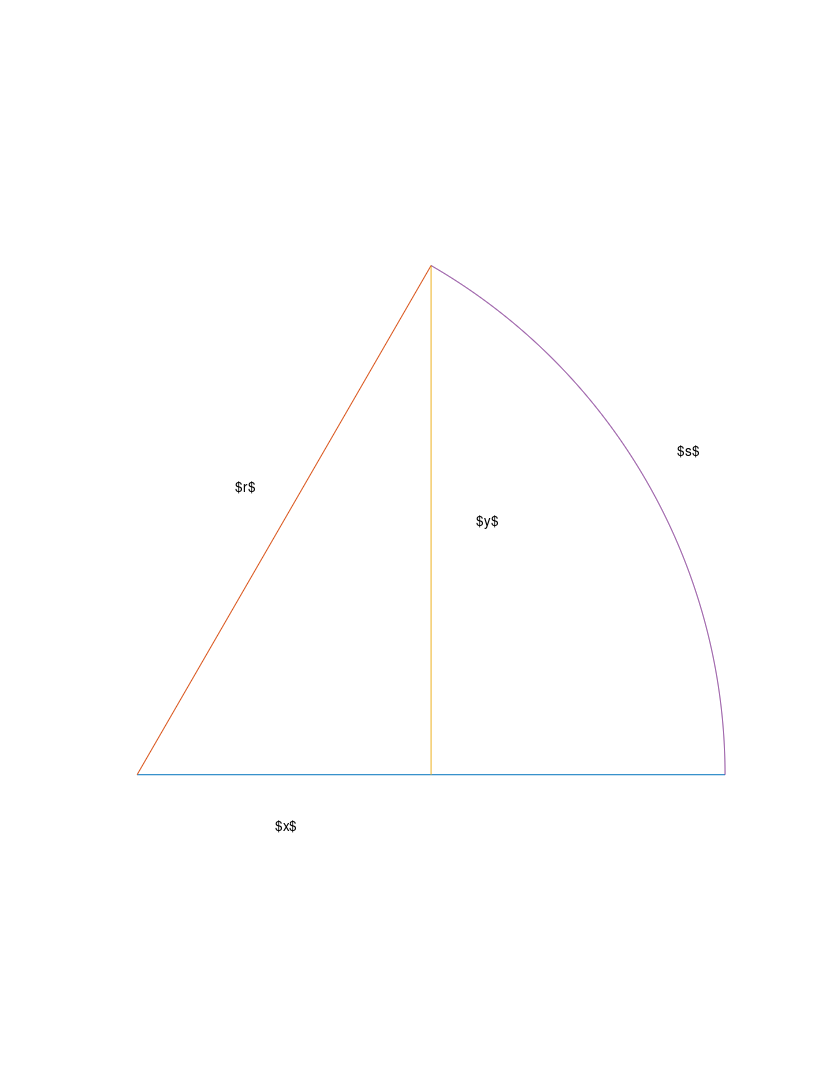
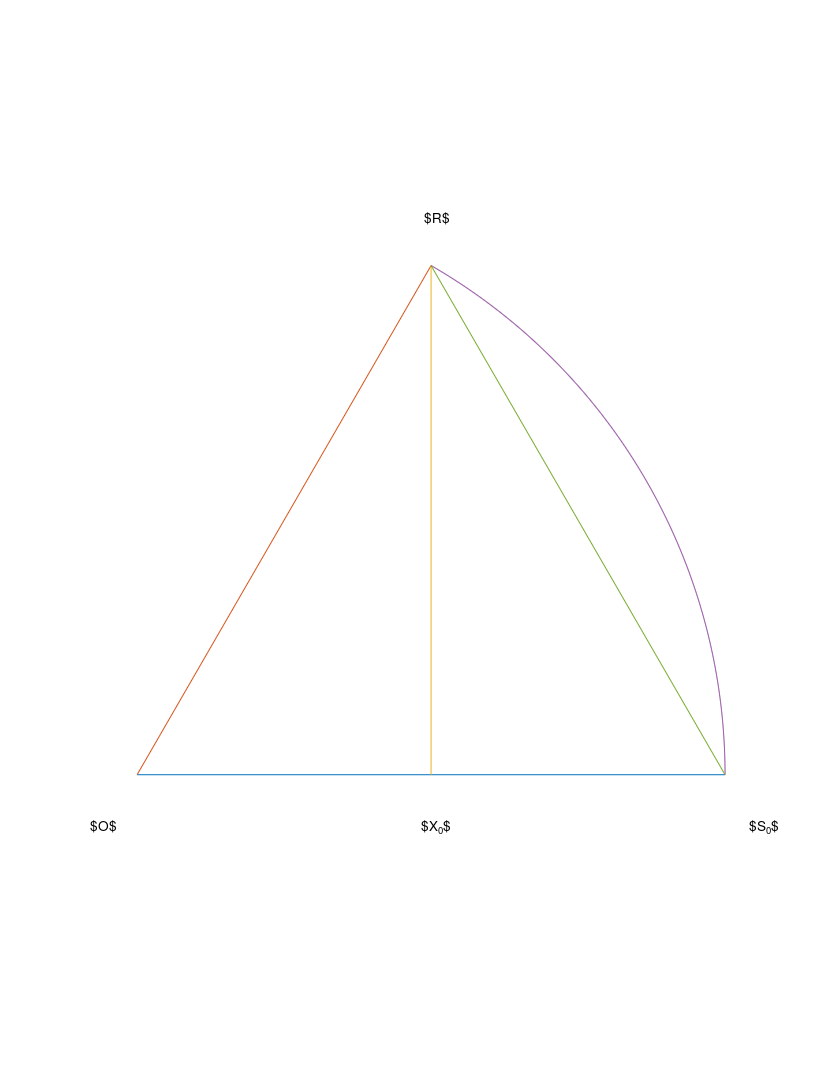
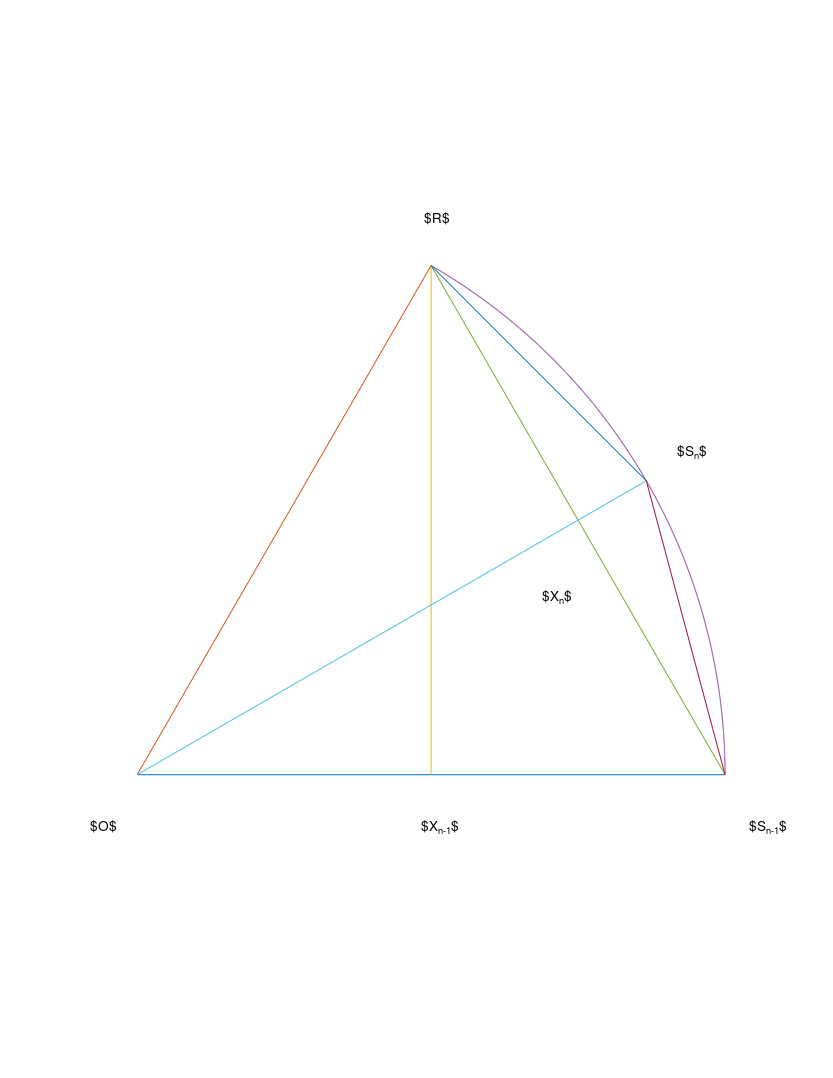
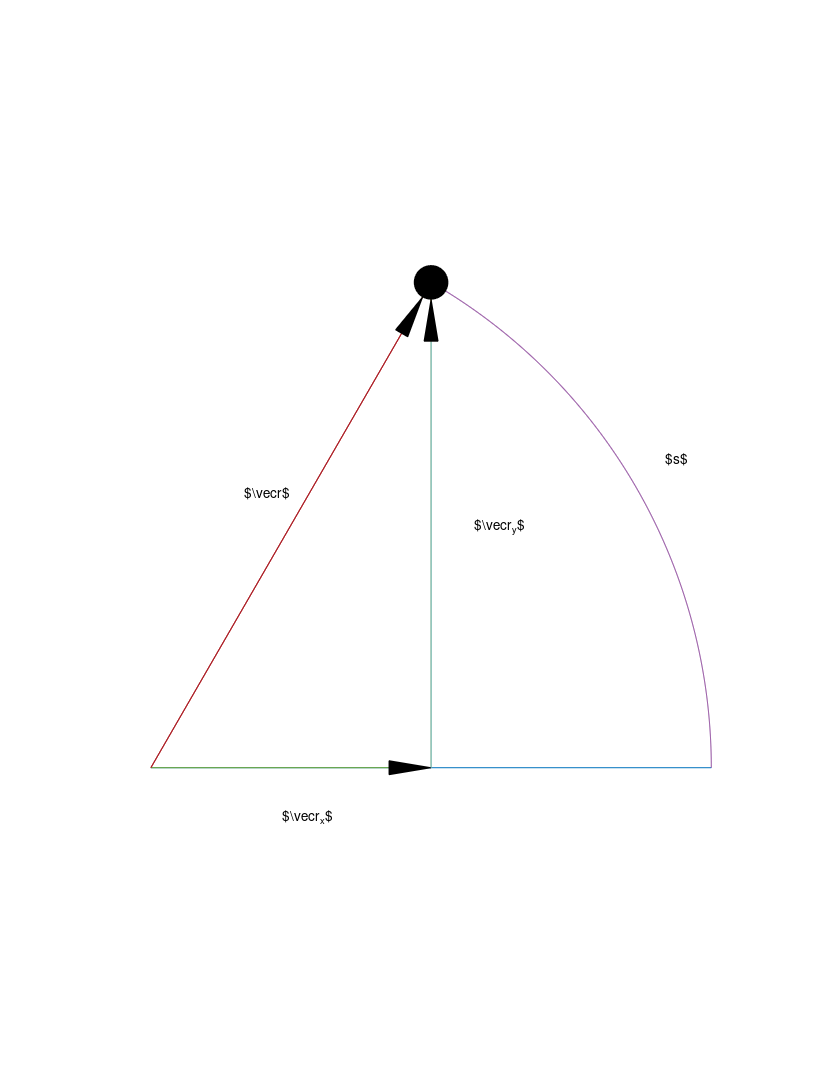

These charts were generated, in order, by the following MATLAB code:
% Copyright © 2026 Fredrik Bierich
% SPDX-License-Identifier: MIT
function main()
    circularsectorfigure();
    circularsectorsequencefigure();
    uniformcircularmotionfigure();
    function circularsectorfigure()
        f = figure('visible', 'off');
        ax = axes(f);
        circularsector(ax, [0; 0], 1, 0, 1.0472);
        axis(ax, 'equal', 'off');
        text(ax, 0.1675, 0.49, '$r$');
        text(ax, 0.9185, 0.5506, '$s$');
        text(ax, 0.235, -0.0877, '$x$');
        text(ax, 0.5775, 0.431, '$y$');
        print2tex(f, 'circular_sector.tex');
        close(f);
    end
    function circularsectorsequencefigure()
        O = [0; 0];
        r = 1;
        s1 = 0;
        s2 = 1.0472;
        f = figure('visible', 'off');
        ax = axes(f, 'nextplot', 'add');
        [pl, ~] = circularsector(ax, O, r, s1, s2);
        plot(ax, pl(1, [1, end]), pl(2, [1, end]));
        text(ax, -0.08, -0.0877, '$O$');
        text(ax, 0.489, 0.947, '$R$');
        t1 = text(ax, 1.0415, -0.0877, '$S_0$');
        t2 = text(ax, 0.4835, -0.0877, '$X_0$');
        axis(ax, 'equal', 'off');
        print2tex(f, 'circular_sector_sequence_base_case.tex');
        mid = (1 + size(pl, 2)) / 2;
        plot(ax, [O(1), pl(1, mid)], [O(2), pl(2, mid)]);
        plot(ax, pl(1, [mid, 1]), pl(2, [mid, 1]));
        plot(ax, pl(1, [mid, end]), pl(2, [mid, end]));
        set(t1, 'string', '$S_{n-1}$');
        set(t2, 'string', '$X_{n-1}$');
        text(ax, 0.9185, 0.5506, '$S_n$');
        text(ax, 0.689, 0.3031, '$X_n$');
        print2tex(f, 'circular_sector_sequence_recursive_step.tex');
        close(f);
    end
    function uniformcircularmotionfigure()
        O = [0; 0];
        circleRadius = 0.03;
        circleDiameter = 2 * circleRadius;
        arrowHeadWidth = 0.025;
        arrowHeadLength = 3 * arrowHeadWidth;
        f = figure('visible', 'off');
        ax = axes(f, 'nextplot', 'add');
        [pl, proj_pl_end_pl_1] = circularsector(ax, O, 1, 0, 1.0472);
        rectangle(ax, 'position', [pl(1, end) - circleRadius, pl(2, end) - circleRadius, circleDiameter, circleDiameter], 'Curvature', [1, 1], 'EdgeColor', [0, 0, 0], 'FaceColor', [0, 0, 0]);
        arrow(ax, O, proj_pl_end_pl_1);
        arrow(ax, proj_pl_end_pl_1, pl(:, end) - circleRadius * normalize(pl(:, end) - proj_pl_end_pl_1, "norm", 2));
        arrow(ax, O, pl(:, end) - circleRadius * normalize(pl(:, end) - O, "norm", 2));
        axis(ax, 'equal', 'off');
        text(ax, 0.1675, 0.49, '$\vec{r}$');
        text(ax, 0.9185, 0.5506, '$s$');
        text(ax, 0.235, -0.0877, '$\vec{r}_x$');
        text(ax, 0.5775, 0.431, '$\vec{r}_y$');
        print2tex(f, 'uniform_circular_motion.tex');
        close(f);
        function arrow(ax, p1, p2)
            nextPlot = get(ax, 'nextplot');
            cleanupObj = onCleanup(@() set(ax, 'nextplot', nextPlot));
            set(ax, 'nextplot', 'add');
            dp = p2 - p1;
            dpnorm = norm(dp);
            assert(dpnorm > arrowHeadLength);
            R = [dp(1), -dp(2); dp(2), dp(1)] / dpnorm;
            q1 = p2 - R(:, 1) * arrowHeadLength;
            plot(ax, [p1(1), q1(1)], [p1(2), q1(2)]);
            q2 = p2 - R * [arrowHeadLength, arrowHeadLength; [arrowHeadWidth, -arrowHeadWidth] / 2];
            patch(ax, 'XData', [q2(1, :), p2(1)], 'YData', [q2(2, :), p2(2)], 'EdgeColor', [0, 0, 0], 'FaceColor', [0, 0, 0]);
      end
    end
end
function x = cos(r, s)
    x = r .* builtin('cos', s ./ r);
end
function y = sin(r, s)
    y = r .* builtin('sin', s ./ r);
end
function [pl, proj_pl_end_pl_1] = circularsector(ax, O, r, s1, s2, n = 10)
    nextPlot = get(ax, 'nextplot');
    cleanupObj = onCleanup(@() set(ax, 'nextplot', nextPlot));
    set(ax, 'nextplot', 'add');
    l = linspace(s1, s2, 2 ^ n + 1);
    pl = O + [cos(r, l); sin(r, l)];
    pl_vec = pl - O;
    pl_vec_dot_pl_vec_1 = pl_vec' * pl_vec(:, 1);
    assert(all(pl_vec_dot_pl_vec_1 > 0));
    proj_pl_end_pl_1 = O + pl_vec(:, 1) * (pl_vec_dot_pl_vec_1(end) / pl_vec_dot_pl_vec_1(1));
    plot(ax, [O(1), pl(1, 1)], [O(2), pl(2, 1)]);
    plot(ax, [O(1), pl(1, end)], [O(2), pl(2, end)]);
    plot(ax, [proj_pl_end_pl_1(1), pl(1, end)], [proj_pl_end_pl_1(2), pl(2, end)]);
    plot(ax, pl(1, :), pl(2, :));
end
function print2tex(figureHandle, fileName)
    set(figureHandle, 'paperunits', 'normalized');
    set(figureHandle, 'paperposition', [0, 0, 1, 1]);
    print(figureHandle, fileName, '-dtex');
end
